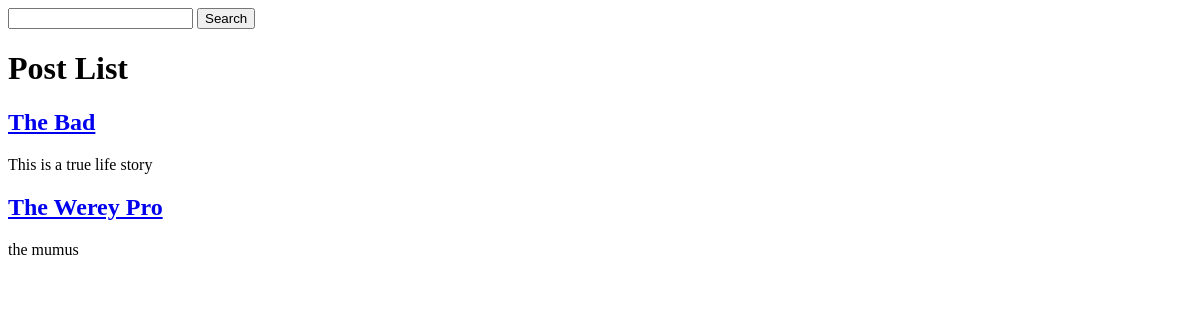
The app's page /posts/, older data.
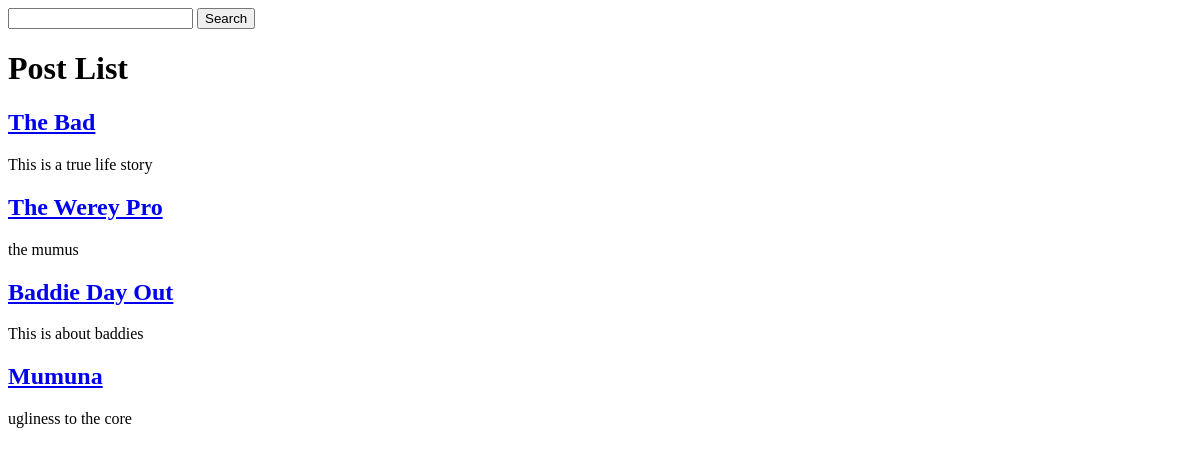
The same page, newer data.
### blog/models.py (models this page shows, shortened)
class Post(models.Model):
    title = models.CharField(max_length=200)
    content = models.TextField()
    published_date = models.DateTimeField(auto_now_add=True)
    author = models.ForeignKey(User, on_delete=models.CASCADE)
    tags = TaggableManager()

### blog/views.py (the view)
# urls.py: path('posts/', Posts.as_view(), name="posts"),
class Posts(ListView):
    model = Post
    template_name = "blog/posts_list.html"

### blog/templates/blog/posts_list.html (shortened to what this page needs)
<!DOCTYPE html>
<html lang="en">
<head>
</head>
<body>
    <form action="{% url 'search' %}" method="GET">
        <input type="text">
        <button type="Submit">Search</button>
    </form>
    <h1>Post List</h1>
    {% for post in object_list %}
        <h2><a href="{% url 'post_detail' post.id %}">{{post.title | title}}</h2></a>
        <p>{{post.content}}</p>
    {% endfor %}
</body>
</html>

Row changes from the older to the newer data that the page shows:
added Post: title "Baddie Day Out", content "This is about baddies"
added Post: title "Mumuna", content "ugliness to the core"
